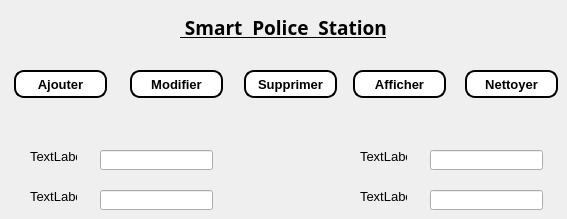
      <widget class="QWidget" name="tab_10">
       <attribute name="icon">
        <iconset>
         <normaloff>../../../Downloads/rchrchee.png</normaloff>../../../Downloads/rchrchee.png</iconset>
       </attribute>
       <attribute name="title">
        <string>Personnes recherchées</string>
       </attribute>
       <widget class="QLabel" name="label_66">
        <property name="geometry">
         <rect>
          <x>360</x>
          <y>190</y>
          <width>47</width>
          <height>13</height>
         </rect>
        </property>
        <property name="font">
         <font>
          <family>Arial</family>
          <pointsize>10</pointsize>
          <weight>50</weight>
          <bold>false</bold>
         </font>
        </property>
        <property name="text">
         <string>TextLabel</string>
        </property>
       </widget>
       <widget class="QLabel" name="label_63">
        <property name="geometry">
         <rect>
          <x>30</x>
          <y>150</y>
          <width>47</width>
          <height>13</height>
         </rect>
        </property>
        <property name="font">
         <font>
          <family>Arial</family>
          <pointsize>10</pointsize>
          <weight>50</weight>
          <bold>false</bold>
         </font>
        </property>
        <property name="text">
         <string>TextLabel</string>
        </property>
       </widget>
       <widget class="QLineEdit" name="lineEdit_63">
        <property name="geometry">
         <rect>
          <x>430</x>
          <y>190</y>
          <width>113</width>
          <height>20</height>
         </rect>
        </property>
       </widget>
       <widget class="QLineEdit" name="lineEdit_62">
        <property name="geometry">
         <rect>
          <x>100</x>
          <y>150</y>
          <width>113</width>
          <height>20</height>
         </rect>
        </property>
       </widget>
       <widget class="QLineEdit" name="lineEdit_64">
        <property name="geometry">
         <rect>
          <x>100</x>
          <y>190</y>
          <width>113</width>
          <height>20</height>
         </rect>
        </property>
       </widget>
       <widget class="QPushButton" name="supprimersalaries_13">
        <property name="geometry">
         <rect>
          <x>244</x>
          <y>70</y>
          <width>93</width>
          <height>28</height>
         </rect>
        </property>
        <property name="font">
         <font>
          <family>Arial</family>
          <pointsize>10</pointsize>
          <weight>75</weight>
          <bold>true</bold>
         </font>
        </property>
        <property name="styleSheet">
         <string notr="true">background-color:white; 
color:black; 
border-style:outset ; 
border-width:2px ; 
border-radius:10px;</string>
        </property>
        <property name="text">
         <string>Supprimer</string>
        </property>
       </widget>
       <widget class="QPushButton" name="Ajoutersalaries_13">
        <property name="geometry">
         <rect>
          <x>14</x>
          <y>70</y>
          <width>93</width>
          <height>28</height>
         </rect>
        </property>
        <property name="font">
         <font>
          <family>Arial</family>
          <pointsize>10</pointsize>
          <weight>75</weight>
          <bold>true</bold>
         </font>
        </property>
        <property name="styleSheet">
         <string notr="true">background-color:white; 
color:black; 
border-style:outset ; 
border-width:2px ; 
border-radius:10px;</string>
        </property>
        <property name="text">
         <string>Ajouter</string>
        </property>
       </widget>
       <widget class="QPushButton" name="Nettoyer_11">
        <property name="geometry">
         <rect>
          <x>465</x>
          <y>70</y>
          <width>93</width>
          <height>28</height>
         </rect>
        </property>
        <property name="font">
         <font>
          <family>Arial</family>
          <pointsize>10</pointsize>
          <weight>75</weight>
          <bold>true</bold>
         </font>
        </property>
        <property name="styleSheet">
         <string notr="true">background-color:white; 
color:black; 
border-style:outset ; 
border-width:2px ; 
border-radius:10px;</string>
        </property>
        <property name="text">
         <string>Nettoyer</string>
        </property>
       </widget>
       <widget class="QPushButton" name="modifiersalaries_13">
        <property name="geometry">
         <rect>
          <x>130</x>
          <y>70</y>
          <width>93</width>
          <height>28</height>
         </rect>
        </property>
        <property name="font">
         <font>
          <family>Arial</family>
          <pointsize>10</pointsize>
          <weight>75</weight>
          <bold>true</bold>
         </font>
        </property>
        <property name="styleSheet">
         <string notr="true">background-color:white; 
color:black; 
border-style:outset ; 
border-width:2px ; 
border-radius:10px;</string>
        </property>
        <property name="text">
         <string>Modifier</string>
        </property>
       </widget>
       <widget class="QLineEdit" name="lineEdit_61">
        <property name="geometry">
         <rect>
          <x>430</x>
          <y>150</y>
          <width>113</width>
          <height>20</height>
         </rect>
        </property>
       </widget>
       <widget class="QPushButton" name="affichersalaries_13">
        <property name="geometry">
         <rect>
          <x>353</x>
          <y>70</y>
          <width>93</width>
          <height>28</height>
         </rect>
        </property>
        <property name="font">
         <font>
          <family>Arial</family>
          <pointsize>10</pointsize>
          <weight>75</weight>
          <bold>true</bold>
         </font>
        </property>
        <property name="styleSheet">
         <string notr="true">background-color:white; 
color:black; 
border-style:outset ; 
border-width:2px ; 
border-radius:10px;</string>
        </property>
        <property name="text">
         <string>Afficher</string>
        </property>
       </widget>
       <widget class="QLabel" name="policou_20">
        <property name="geometry">
         <rect>
          <x>180</x>
          <y>10</y>
          <width>351</width>
          <height>35</height>
         </rect>
        </property>
        <property name="sizePolicy">
         <sizepolicy hsizetype="Preferred" vsizetype="Maximum">
          <horstretch>0</horstretch>
          <verstretch>0</verstretch>
         </sizepolicy>
        </property>
        <property name="font">
         <font>
          <family>Algerian</family>
          <pointsize>14</pointsize>
          <weight>75</weight>
          <bold>true</bold>
          <underline>true</underline>
         </font>
        </property>
        <property name="text">
         <string> Smart  Police  Station</string>
        </property>
        <property name="textFormat">
         <enum>Qt::PlainText</enum>
        </property>
       </widget>
       <widget class="QLabel" name="label_64">
        <property name="geometry">
         <rect>
          <x>30</x>
          <y>190</y>
          <width>47</width>
          <height>13</height>
         </rect>
        </property>
        <property name="font">
         <font>
          <family>Arial</family>
          <pointsize>10</pointsize>
          <weight>50</weight>
          <bold>false</bold>
         </font>
        </property>
        <property name="text">
         <string>TextLabel</string>
        </property>
       </widget>
       <widget class="QLabel" name="label_65">
        <property name="geometry">
         <rect>
          <x>360</x>
          <y>150</y>
          <width>47</width>
          <height>13</height>
         </rect>
        </property>
        <property name="font">
         <font>
          <family>Arial</family>
          <pointsize>10</pointsize>
          <weight>50</weight>
          <bold>false</bold>
         </font>
        </property>
        <property name="text">
         <string>TextLabel</string>
        </property>
       </widget>
      </widget>
